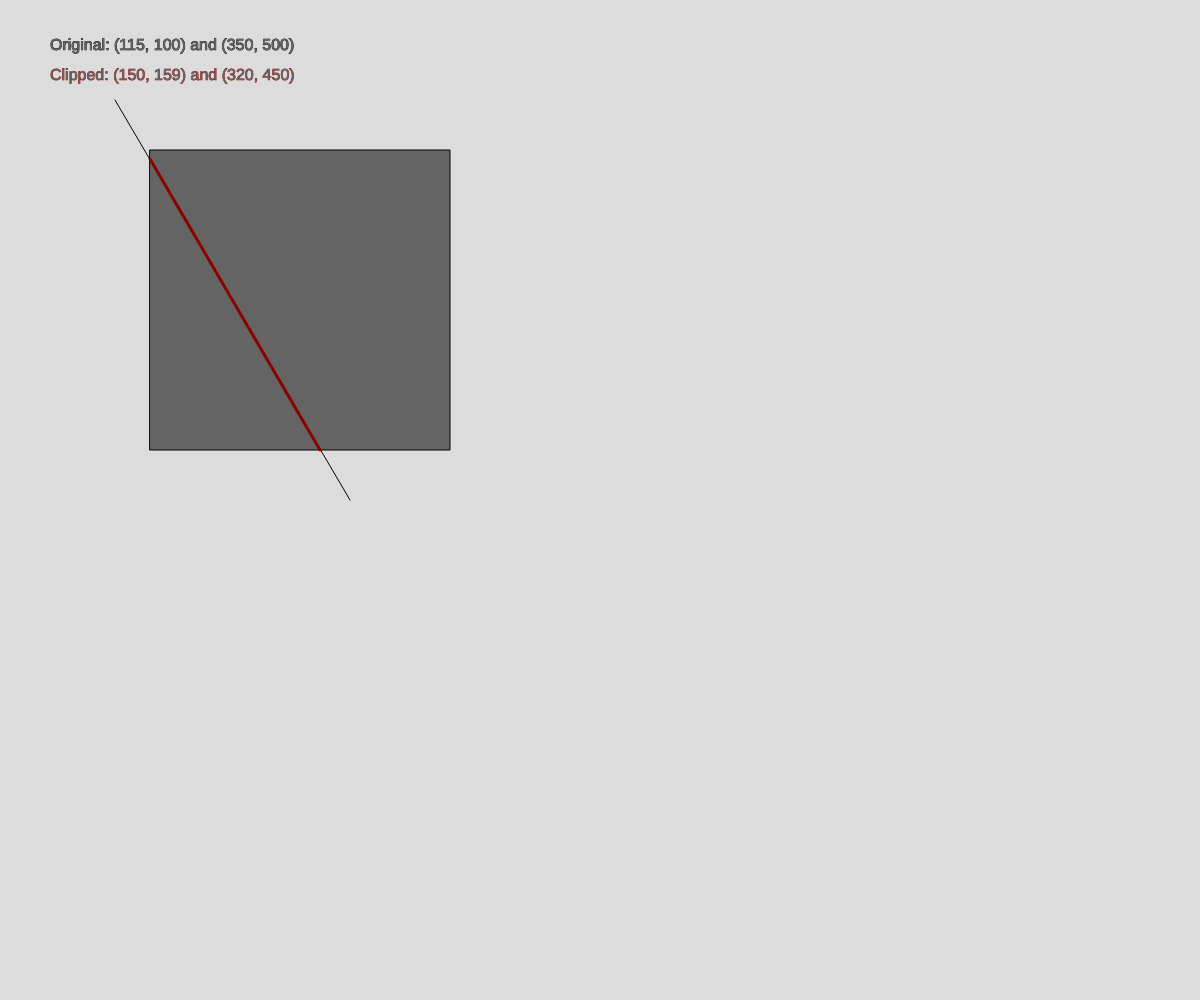
Frame 1 (no input)
Frame 2 (the mouse pressed at the canvas centre, redrawn once): identical to frame 1, image omitted

The p5.js sketch that drew this single still picture (run headless with seeded random() and noise() and a simulated clock; the mouse was pressed at the canvas centre and the sketch redrawn once):

// p5.js sketch
// ── sketch.js
function setup() {
	createCanvas(windowWidth, windowHeight);
}

function draw() {
	background(220);

	// let lb = new LiangBarsky(115, 145, 350, 500);
	// lb.clipLine();
	let cs = new CohenSutherLand(115, 100, 350, 500);
	cs.clipLine();
	noLoop();
}

function writeCoordinates(x1, y1, x2, y2, isClipped) {
	let t = isClipped ? "Clipped" : "Original";
	let y = isClipped ? 80 : 50;
	strokeWeight(0.7);
	textSize(16);
	textStyle(NORMAL);
	text(t + ": (" + x1 + ", " + y1 + ") and (" + x2 + ", " + y2 + ")", 50, y);
}

function drawLine(x1, y1, x2, y2, isClipped) {
	if (isClipped) {
		stroke("darkred");
		strokeWeight(3);
	} else strokeWeight(1);
	line(x1, y1, x2, y2);
}

class Setup {
	constructor(tl_x, tl_y, br_x, br_y) {
		this.tl_x = tl_x;
		this.tl_y = tl_y;
		this.br_x = br_x;
		this.br_y = br_y;
		this.myCanvas();
		this.xyw();
	}

	myCanvas() {
		fill(100);
		stroke("black");
		strokeWeight(1);
		rect(this.tl_x, this.tl_y, this.br_x - this.tl_x, this.br_y - this.tl_y);
	}

	xyw() {
		let xw = [this.tl_x, this.br_x];
		let yw = [this.tl_y, this.br_y];

		this.xw_min = min(xw);
		this.xw_max = max(xw);
		this.yw_min = min(yw);
		this.yw_max = max(yw);
	}
}

class Region extends Setup {
	constructor(x1, y1, x2, y2) {
		super(150, 150, 450, 450);
		this.x1 = x1;
		this.y1 = y1;
		this.x2 = x2;
		this.y2 = y2;
		this.regionCodes = this.calculateCodes();
	}

	calculateCodes() {
		let x = [this.x1, this.x2];
		let y = [this.y1, this.y2];
		let regionCodes = [];
		for (const i of [0, 1]) {
			let r = this.regionCode(x[i], y[i]);
			regionCodes.push(r);
		}
		return regionCodes;
	}

	regionCode(x, y) {
		let r = [0, 0, 0, 0];

		if (y > this.yw_max) r[0] = 1;
		else if (y < this.yw_min) r[1] = 1;

		if (x > this.xw_max) r[2] = 1;
		else if (x < this.xw_min) r[3] = 1;
		return r;
	}
}

class CohenSutherLand extends Region {
	constructor(x1, y1, x2, y2) {
		super(x1, y1, x2, y2);
		this.m = (this.y2 - this.y1) / (this.x2 - this.x1);
	}

	clipLine() {
		this.writeCoordinates();
		this.drawLine();
		this.regionCodes = this.calculateCodes();
		this.conditions();
		this.drawLine(true);
		this.writeCoordinates(true);
	}

	writeCoordinates(isClipped) {
		writeCoordinates(this.x1, this.y1, this.x2, this.y2, isClipped);
	}

	drawLine(isClipped) {
		drawLine(this.x1, this.y1, this.x2, this.y2, isClipped);
	}

	conditions() {
		let codes = this.regionCodes;
		if (codes[0].join("") == "0000" && codes[1].join("") == "0000") {
			print("The line is trivially accepted.");
		} else {
			let op = this.and(codes[0], codes[1]);
			if (op == "0000") {
				this.clipping();
			} else {
				print("The line is trivially rejected.");
			}
		}
	}

	and(a, b) {
		let result = [];
		for (const i of [0, 1, 2, 3]) {
			result.push(a[i] * b[i]);
		}
		return result.join("");
	}

	clipping() {
		let x = [this.x1, this.x2];
		let y = [this.y1, this.y2];
		let codes = this.regionCodes;

		for (const i of [0, 1]) {
			if (codes[i].join("") != "0000") {
				let newCoordinates = this.calculateNewPoints(x[i], y[i], codes[i]);
				x[i] = newCoordinates[0];
				y[i] = newCoordinates[1];
			}
		}
		this.x1 = x[0];
		this.x2 = x[1];
		this.y1 = y[0];
		this.y2 = y[1];
	}

	calculateNewPoints(x_i, y_i, code) {
		let xw = 0;
		let yw = 0;
		let x = x_i;
		let y = y_i;
		if (code[3] == 1) {
			x = this.xw_min;
			y = y_i + floor(this.m * (x - x_i));
		} else if (code[2] == 1) {
			x = this.xw_max;
			y = y_i + floor(this.m * (x - x_i));
		} else if (code[1] == 1) {
			y = this.yw_min;
			x = x_i + floor((y - y_i) / this.m);
		} else if (code[0] == 1) {
			y = this.yw_max;
			x = x_i + floor((y - y_i) / this.m);
		}
		return [x, y];
	}
}

class LiangBarsky extends Setup {
	constructor(x1, y1, x2, y2) {
		super(150, 150, 450, 450);
		this.x1 = x1;
		this.y1 = y1;
		this.x2 = x2;
		this.y2 = y2;
		this.p = [];
		this.q = [];
	}

	clipLine() {
		this.writeCoordinates();
		this.drawLine();
		this.calculate();
		this.calculateU();
		this.calculateEndPoints();
		this.writeCoordinates(true);
	}

	writeCoordinates(isClipped) {
		writeCoordinates(this.x1, this.y1, this.x2, this.y2, isClipped);
	}

	drawLine(isClipped) {
		drawLine(this.x1, this.y1, this.x2, this.y2, isClipped);
	}

	calculate() {
		this.dx = this.x2 - this.x1;
		this.dy = this.y2 - this.y1;
		for (let k = 1; k <= 4; k++) {
			this.calculatePQ(k);
		}
	}

	calculatePQ(k) {
		let dx = this.dx;
		let dy = this.dy;
		let p = 0,
			q = 0;
		switch (k) {
			case 1:
				p = -dx;
				q = this.x1 - this.xw_min;
				break;
			case 2:
				p = dx;
				q = this.xw_max - this.x1;
				break;
			case 3:
				p = -dy;
				q = this.y1 - this.yw_min;
				break;
			case 4:
				p = dy;
				q = this.yw_max - this.y1;
				break;
			default:
				break;
		}
		this.p.push(p);
		this.q.push(q);
	}

	calculateU() {
		let gt0 = [1];
		let lt0 = [0];
		let p = this.p;
		let q = this.q;
		for (let k = 0; k < p.length; k++) {
			if (p[k] == 0 && q[k] < 0) {
				gt0 = [1];
				lt0 = [0];
				break;
			} else if (p[k] < 0) lt0.push(q[k] / p[k]);
			else if (p[k] > 0) gt0.push(q[k] / p[k]);
		}

		if (!(gt0.length == 1 && lt0.length == 1)) {
			this.u1 = max(lt0);
			this.u2 = min(gt0);
		}
	}

	calculateEndPoints() {
		if (this.u1 <= this.u2) {
			this.x2 = floor(this.x1 + this.u2 * this.dx);
			this.y2 = floor(this.y1 + this.u2 * this.dy);
			this.x1 += floor(this.u1 * this.dx);
			this.y1 += floor(this.u1 * this.dy);
			this.drawLine(true);
		} else {
			print("The line is outside and is rejected.");
		}
	}
}
